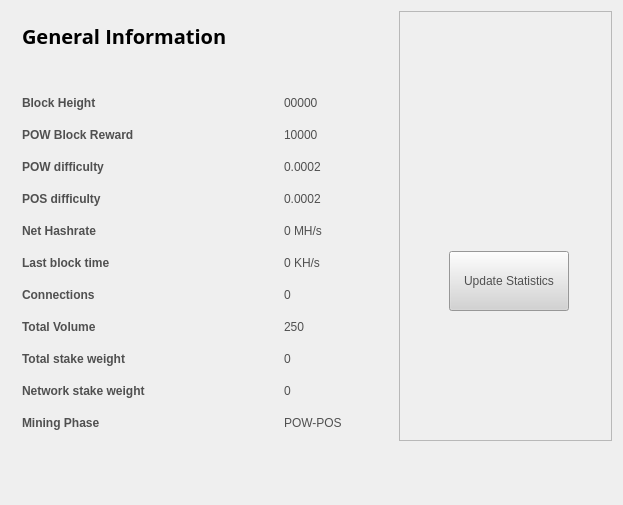
<?xml version="1.0" encoding="UTF-8"?>
<ui version="4.0">
 <class>StatisticsPage</class>
 <widget class="QWidget" name="StatisticsPage">
  <property name="windowModality">
   <enum>Qt::NonModal</enum>
  </property>
  <property name="geometry">
   <rect>
    <x>0</x>
    <y>0</y>
    <width>623</width>
    <height>505</height>
   </rect>
  </property>
  <property name="windowTitle">
   <string>Digging</string>
  </property>
  <property name="styleSheet">
   <string notr="true">color:#505050;
font-family:'Open Sans,sans-serif';</string>
  </property>
  <layout class="QGridLayout" name="gridLayout">
   <property name="sizeConstraint">
    <enum>QLayout::SetMaximumSize</enum>
   </property>
   <item row="0" column="1">
    <widget class="QFrame" name="frame">
     <property name="minimumSize">
      <size>
       <width>213</width>
       <height>0</height>
      </size>
     </property>
     <property name="frameShape">
      <enum>QFrame::StyledPanel</enum>
     </property>
     <property name="frameShadow">
      <enum>QFrame::Raised</enum>
     </property>
     <widget class="QPushButton" name="startButton">
      <property name="geometry">
       <rect>
        <x>50</x>
        <y>240</y>
        <width>120</width>
        <height>60</height>
       </rect>
      </property>
      <property name="sizePolicy">
       <sizepolicy hsizetype="Fixed" vsizetype="Fixed">
        <horstretch>0</horstretch>
        <verstretch>0</verstretch>
       </sizepolicy>
      </property>
      <property name="minimumSize">
       <size>
        <width>120</width>
        <height>60</height>
       </size>
      </property>
      <property name="styleSheet">
       <string notr="true">background:lightgrey;</string>
      </property>
      <property name="text">
       <string>Update Statistics</string>
      </property>
     </widget>
     <widget class="QLabel" name="label">
      <property name="geometry">
       <rect>
        <x>10</x>
        <y>80</y>
        <width>191</width>
        <height>101</height>
       </rect>
      </property>
      <property name="text">
       <string>&lt;html&gt;&lt;head/&gt;&lt;body&gt;&lt;p align=&quot;center&quot;&gt;&lt;img src=&quot;:/icons/tx_input&quot;/&gt;&lt;/p&gt;&lt;/body&gt;&lt;/html&gt;</string>
      </property>
     </widget>
    </widget>
   </item>
   <item row="0" column="0">
    <widget class="QFrame" name="gridFrame_2">
     <layout class="QGridLayout" name="gridLayout_4">
      <item row="3" column="0">
       <layout class="QFormLayout" name="formLayout_2">
        <property name="fieldGrowthPolicy">
         <enum>QFormLayout::FieldsStayAtSizeHint</enum>
        </property>
        <property name="horizontalSpacing">
         <number>139</number>
        </property>
        <property name="verticalSpacing">
         <number>18</number>
        </property>
        <property name="rightMargin">
         <number>0</number>
        </property>
        <item row="1" column="0">
         <widget class="QLabel" name="label_14">
          <property name="text">
           <string>&lt;html&gt;&lt;head/&gt;&lt;body&gt;&lt;p&gt;&lt;span style=&quot; font-weight:600;&quot;&gt;Block Height&lt;/span&gt;&lt;/p&gt;&lt;/body&gt;&lt;/html&gt;</string>
          </property>
         </widget>
        </item>
        <item row="1" column="1">
         <widget class="QLabel" name="heightBox">
          <property name="text">
           <string>00000</string>
          </property>
         </widget>
        </item>
        <item row="2" column="0">
         <widget class="QLabel" name="label_12">
          <property name="text">
           <string>&lt;html&gt;&lt;head/&gt;&lt;body&gt;&lt;p&gt;&lt;span style=&quot; font-weight:600;&quot;&gt;POW Block Reward&lt;/span&gt;&lt;/p&gt;&lt;/body&gt;&lt;/html&gt;</string>
          </property>
         </widget>
        </item>
        <item row="2" column="1">
         <widget class="QLabel" name="rewardBox">
          <property name="text">
           <string>10000</string>
          </property>
         </widget>
        </item>
        <item row="3" column="0">
         <widget class="QLabel" name="label_13">
          <property name="text">
           <string>&lt;html&gt;&lt;head/&gt;&lt;body&gt;&lt;p&gt;&lt;span style=&quot; font-weight:600;&quot;&gt;POW difficulty&lt;/span&gt;&lt;/p&gt;&lt;/body&gt;&lt;/html&gt;</string>
          </property>
         </widget>
        </item>
        <item row="3" column="1">
         <widget class="QLabel" name="diffBox">
          <property name="text">
           <string>0.0002</string>
          </property>
         </widget>
        </item>
        <item row="4" column="0">
         <widget class="QLabel" name="label_9">
          <property name="text">
           <string>&lt;html&gt;&lt;head/&gt;&lt;body&gt;&lt;p&gt;&lt;span style=&quot; font-weight:600;&quot;&gt;POS difficulty&lt;/span&gt;&lt;/p&gt;&lt;/body&gt;&lt;/html&gt;</string>
          </property>
         </widget>
        </item>
        <item row="4" column="1">
         <widget class="QLabel" name="diffBox2">
          <property name="text">
           <string>0.0002</string>
          </property>
         </widget>
        </item>
        <item row="5" column="1">
         <widget class="QLabel" name="pawrateBox">
          <property name="text">
           <string>0 MH/s</string>
          </property>
         </widget>
        </item>
        <item row="6" column="0">
         <widget class="QLabel" name="label3_2">
          <property name="sizePolicy">
           <sizepolicy hsizetype="Preferred" vsizetype="Maximum">
            <horstretch>0</horstretch>
            <verstretch>0</verstretch>
           </sizepolicy>
          </property>
          <property name="text">
           <string>&lt;html&gt;&lt;head/&gt;&lt;body&gt;&lt;p&gt;&lt;span style=&quot; font-weight:600;&quot;&gt;Last block time&lt;/span&gt;&lt;/p&gt;&lt;/body&gt;&lt;/html&gt;</string>
          </property>
         </widget>
        </item>
        <item row="6" column="1">
         <widget class="QLabel" name="localBox">
          <property name="text">
           <string>0 KH/s</string>
          </property>
         </widget>
        </item>
        <item row="7" column="0">
         <widget class="QLabel" name="label1_2">
          <property name="text">
           <string>&lt;html&gt;&lt;head/&gt;&lt;body&gt;&lt;p&gt;&lt;span style=&quot; font-weight:600;&quot;&gt;Connections&lt;/span&gt;&lt;/p&gt;&lt;/body&gt;&lt;/html&gt;</string>
          </property>
         </widget>
        </item>
        <item row="7" column="1">
         <widget class="QLabel" name="connectionBox">
          <property name="text">
           <string>0</string>
          </property>
         </widget>
        </item>
        <item row="8" column="0">
         <widget class="QLabel" name="label_8">
          <property name="text">
           <string>&lt;html&gt;&lt;head/&gt;&lt;body&gt;&lt;p&gt;&lt;span style=&quot; font-weight:600;&quot;&gt;Total Volume&lt;/span&gt;&lt;/p&gt;&lt;/body&gt;&lt;/html&gt;</string>
          </property>
         </widget>
        </item>
        <item row="8" column="1">
         <widget class="QLabel" name="volumeBox">
          <property name="text">
           <string>250</string>
          </property>
         </widget>
        </item>
        <item row="9" column="0">
         <widget class="QLabel" name="label_10">
          <property name="text">
           <string>&lt;html&gt;&lt;head/&gt;&lt;body&gt;&lt;p&gt;&lt;span style=&quot; font-weight:600;&quot;&gt;Total stake weight&lt;/span&gt;&lt;/p&gt;&lt;/body&gt;&lt;/html&gt;</string>
          </property>
         </widget>
        </item>
        <item row="9" column="1">
         <widget class="QLabel" name="minBox">
          <property name="text">
           <string>0</string>
          </property>
         </widget>
        </item>
        <item row="10" column="0">
         <widget class="QLabel" name="label_11">
          <property name="text">
           <string>&lt;html&gt;&lt;head/&gt;&lt;body&gt;&lt;p&gt;&lt;span style=&quot; font-weight:600;&quot;&gt;Network stake weight&lt;/span&gt;&lt;/p&gt;&lt;/body&gt;&lt;/html&gt;</string>
          </property>
         </widget>
        </item>
        <item row="10" column="1">
         <widget class="QLabel" name="maxBox">
          <property name="text">
           <string>0</string>
          </property>
         </widget>
        </item>
        <item row="11" column="0">
         <widget class="QLabel" name="label_15">
          <property name="text">
           <string>&lt;html&gt;&lt;head/&gt;&lt;body&gt;&lt;p&gt;&lt;span style=&quot; font-weight:600;&quot;&gt;Mining Phase&lt;/span&gt;&lt;/p&gt;&lt;/body&gt;&lt;/html&gt;</string>
          </property>
         </widget>
        </item>
        <item row="11" column="1">
         <widget class="QLabel" name="cBox">
          <property name="text">
           <string>POW-POS</string>
          </property>
         </widget>
        </item>
        <item row="5" column="0">
         <widget class="QLabel" name="label_16">
          <property name="text">
           <string>&lt;html&gt;&lt;head/&gt;&lt;body&gt;&lt;p&gt;&lt;span style=&quot; font-weight:600;&quot;&gt;Net Hashrate&lt;/span&gt;&lt;/p&gt;&lt;/body&gt;&lt;/html&gt;</string>
          </property>
         </widget>
        </item>
       </layout>
      </item>
      <item row="1" column="0">
       <layout class="QHBoxLayout" name="horizontalLayout_4">
        <property name="spacing">
         <number>7</number>
        </property>
        <item>
         <widget class="QLabel" name="label_5">
          <property name="font">
           <font>
            <family>Open Sans,sans-serif</family>
           </font>
          </property>
          <property name="text">
           <string>&lt;html&gt;&lt;head/&gt;&lt;body&gt;&lt;p&gt;&lt;span style=&quot; font-size:20px; font-weight:600; color:#000000;&quot;&gt;General Information&lt;/span&gt;&lt;/p&gt;&lt;/body&gt;&lt;/html&gt;</string>
          </property>
         </widget>
        </item>
        <item>
         <spacer name="horizontalSpacer_2">
          <property name="orientation">
           <enum>Qt::Horizontal</enum>
          </property>
          <property name="sizeHint" stdset="0">
           <size>
            <width>40</width>
            <height>20</height>
           </size>
          </property>
         </spacer>
        </item>
       </layout>
      </item>
      <item row="2" column="0">
       <spacer name="verticalSpacer_2">
        <property name="orientation">
         <enum>Qt::Vertical</enum>
        </property>
        <property name="sizeHint" stdset="0">
         <size>
          <width>20</width>
          <height>40</height>
         </size>
        </property>
       </spacer>
      </item>
     </layout>
    </widget>
   </item>
   <item row="1" column="0">
    <spacer name="verticalSpacer">
     <property name="orientation">
      <enum>Qt::Vertical</enum>
     </property>
     <property name="sizeHint" stdset="0">
      <size>
       <width>20</width>
       <height>40</height>
      </size>
     </property>
    </spacer>
   </item>
  </layout>
 </widget>
 <layoutdefault spacing="6" margin="11"/>
 <resources/>
 <connections/>
</ui>
